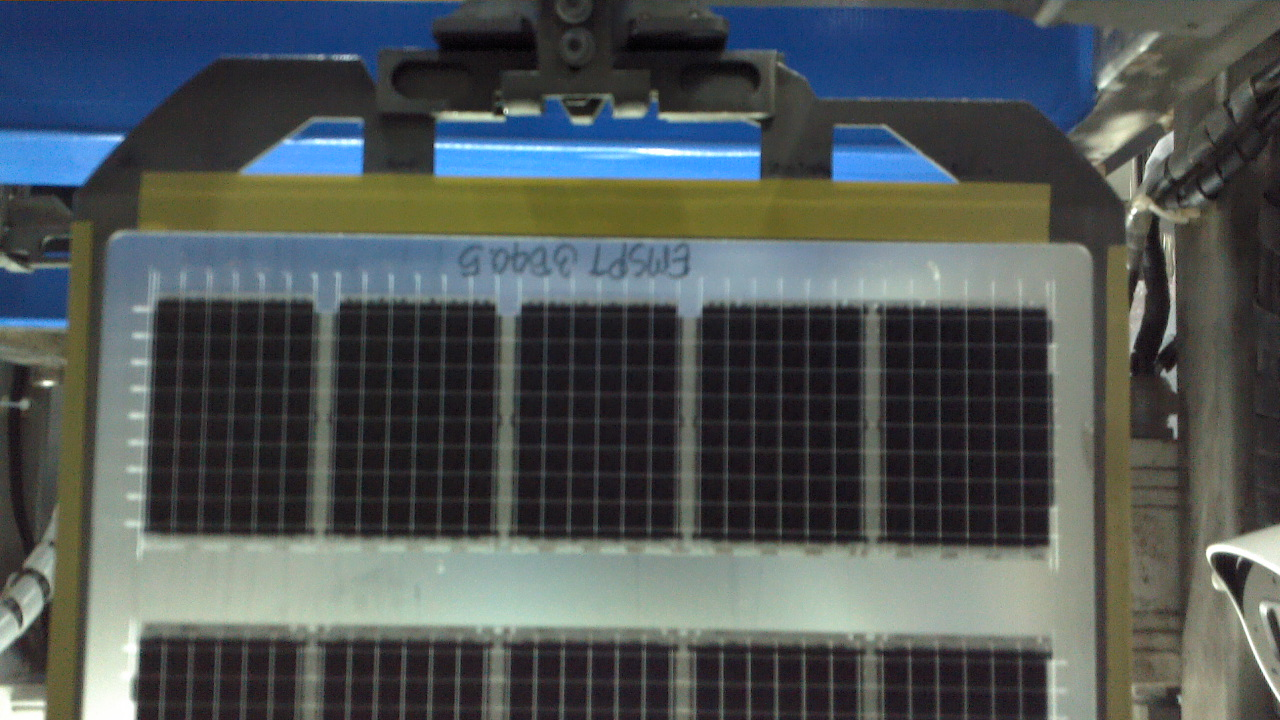
#> input picture e9.bmp, 1280 x 720 px
$ python frame_alinement.py ../../../e9.bmp ../../../e9.bmp
#> lines starting #> are read from the running program, lines starting #| are printed output that depends on the picture; after the words box and inside, x2 and y2 are one past the last pixel; in counts of white or black regions, pixels touching at a corner belong together
"""Part 1 - ALIGNMENT: build the reference from an EMPTY frame (no workpiece).

For every camera, take one empty frame where both clamps are clearly visible.
We find the 4 slots (2 rows x 2) and store each slot's centre, area, bbox and
contour. Part 2 (slot_detector.py) uses this file to decide OK / REJECT.

How a slot is recognised: it is a BRIGHT, SATURATED blue island (the blue plate
seen through the clamp) completely surrounded by the dark clamp body.
 * open slot      -> bright saturated blue (S ~ 175-230)
 * covered slot   -> dark navy (S ~ 105-140), so it is NOT picked up
That is why saturation (S >= 160), not brightness, is the key threshold.

Rows:  top  = FRONT clamp (nearer the camera)  -> round 2
       bot  = BACK  clamp (farther)            -> round 1
"""
import json
import logging
from dataclasses import dataclass, replace
from datetime import datetime
from pathlib import Path
from typing import Optional

import cv2 as cv
import numpy as np

logger = logging.getLogger(__name__)

OK, NO_FRAME, REF_NOT_CLEAR = "OK", "NO_FRAME", "REF_NOT_CLEAR"


@dataclass
class AlignConfig:
    lower_blue: tuple = (95, 160, 60)     # HSV (H, S, V). S>=160 separates open from covered
    upper_blue: tuple = (135, 255, 255)
    blur_ksize: int = 5
    open_ksize: int = 5
    area_min: float = 250                 # px, at 1920x1080
    area_max: float = 14000
    aspect_min: float = 1.3               # width / height of the slot
    aspect_max: float = 4.5
    ring: int = 10                        # px ring around the island
    dark_v: int = 100                     # ring pixels with V < this count as "dark clamp"
    ring_dark_min: float = 0.6            # island must be >= 60% enclosed by dark
    # where the clamps live (fractions of the image) - ignores slots-like things elsewhere
    zone_x: tuple = (0.26, 0.73)
    zone_y: tuple = (0.23, 0.58)
    row_split_gap: int = 100              # px between the two clamp rows


def find_islands(img: np.ndarray, cfg: AlignConfig) -> list:
    """Bright blue islands enclosed by dark metal. -> [{center, area, bbox, contour}]"""
    k = cfg.blur_ksize
    hsv = cv.cvtColor(cv.GaussianBlur(img, (k, k), 0), cv.COLOR_BGR2HSV)
    mask = cv.inRange(hsv, np.array(cfg.lower_blue), np.array(cfg.upper_blue))
    o = cfg.open_ksize
    mask = cv.morphologyEx(mask, cv.MORPH_OPEN,
                           cv.getStructuringElement(cv.MORPH_ELLIPSE, (o, o)))
    cnts, _ = cv.findContours(mask, cv.RETR_EXTERNAL, cv.CHAIN_APPROX_SIMPLE)
    dark = hsv[:, :, 2] < cfg.dark_v
    r, out = cfg.ring, []
    for c in cnts:
        area = float(cv.contourArea(c))
        x, y, w, h = cv.boundingRect(c)
        if not (cfg.area_min < area <= cfg.area_max) or h == 0:
            continue
        if not (cfg.aspect_min <= w / h <= cfg.aspect_max):
            continue
        m = np.zeros(mask.shape, np.uint8)
        cv.drawContours(m, [c], -1, 255, cv.FILLED)
        ring = cv.dilate(m, np.ones((2 * r + 1, 2 * r + 1), np.uint8)) & ~m
        if dark[ring > 0].mean() < cfg.ring_dark_min:
            continue                       # not surrounded by the clamp -> plate/background
        out.append({"center": (x + w // 2, y + h // 2), "area": area,
                    "bbox": (x, y, w, h), "contour": c})
    return out


class FrameINIT:
    def __init__(self, config=None, align_config: Optional[AlignConfig] = None,
                 save_dir: Optional[str] = None):
        """config: your project Config (optional). Reference files go to
        save_dir, else config.reference_dir, else ./refs"""
        self.cfg = replace(align_config) if align_config else AlignConfig()
        self.save_dir = Path(save_dir or getattr(config, "reference_dir", None) or "refs")

    def calibrate(self, image: np.ndarray, cam_id: str) -> dict:
        """-> {"status": OK, "reference": {...}} or {"status": REF_NOT_CLEAR, "candidates": ...}"""
        if image is None or getattr(image, "size", 0) == 0:
            return {"status": NO_FRAME}
        h, w = image.shape[:2]
        zx, zy = self.cfg.zone_x, self.cfg.zone_y
        isl = [i for i in find_islands(image, self.cfg)
               if zx[0] * w <= i["center"][0] <= zx[1] * w
               and zy[0] * h <= i["center"][1] <= zy[1] * h]

        rows = []                                           # cluster by y: top -> bottom
        for i in sorted(isl, key=lambda i: i["center"][1]):
            if rows and i["center"][1] - rows[-1][-1]["center"][1] <= self.cfg.row_split_gap:
                rows[-1].append(i)
            else:
                rows.append([i])
        if len(rows) != 2 or any(len(r) != 2 for r in rows):
            logger.warning("%s: need 2 rows x 2 slots, got %s", cam_id, [len(r) for r in rows])
            return {"status": REF_NOT_CLEAR,
                    "candidates": [(i["center"], int(i["area"])) for i in isl]}

        slots = {}
        for name, row in zip(("top", "bot"), rows):
            for side, i in zip(("L", "R"), sorted(row, key=lambda i: i["center"][0])):
                slots[f"{name}_{side}"] = {
                    "row": name, "center": list(i["center"]), "area": round(i["area"], 1),
                    "bbox": [int(v) for v in i["bbox"]],
                    "contour": i["contour"][:, 0, :].astype(int).tolist()}
        ref = {"cam_id": cam_id, "image_size": [int(w), int(h)],
               "created_at": datetime.now().isoformat(timespec="seconds"), "slots": slots}
        return {"status": OK, "reference": ref}

    def save_reference(self, ref: dict) -> Path:
        self.save_dir.mkdir(parents=True, exist_ok=True)
        p = self.save_dir / f"reference_{ref['cam_id']}.json"
        p.write_text(json.dumps(ref, indent=2), encoding="utf-8")
        return p

    @staticmethod
    def load_reference(path) -> dict:
        return json.loads(Path(path).read_text(encoding="utf-8"))

    @staticmethod
    def draw(image: np.ndarray, ref: dict) -> np.ndarray:
        vis = image.copy()
        for name, s in ref["slots"].items():
            cv.polylines(vis, [np.array(s["contour"], np.int32)], True, (0, 255, 0), 2)
            cv.putText(vis, name, (s["bbox"][0], s["bbox"][1] - 8),
                       cv.FONT_HERSHEY_SIMPLEX, 0.6, (0, 255, 0), 2)
        return vis


if __name__ == "__main__":
    import sys
    logging.basicConfig(level=logging.INFO)
    # python frame_alinement.py empty_cam_1.jpg cam_1
    img, cam = cv.imread(sys.argv[1]), sys.argv[2]
#> img is the input picture: shape (720, 1280, 3); mean B, G, R 86.6, 86, 79.3
#> cam = '../../../e9.bmp'
    f = FrameINIT()
    res = f.calibrate(img, cam)
#> in find_islands, `hsv = cv.cvtColor(cv.GaussianBlur(img, (k, k), 0), cv.COLOR_BGR2HSV)`: hsv: shape (720, 1280, 3); mean H, S, V 80.5, 57.9, 96
#> in find_islands, `mask = cv.inRange(hsv, np.array(cfg.lower_blue), np.array(cfg.upper_bl..`:
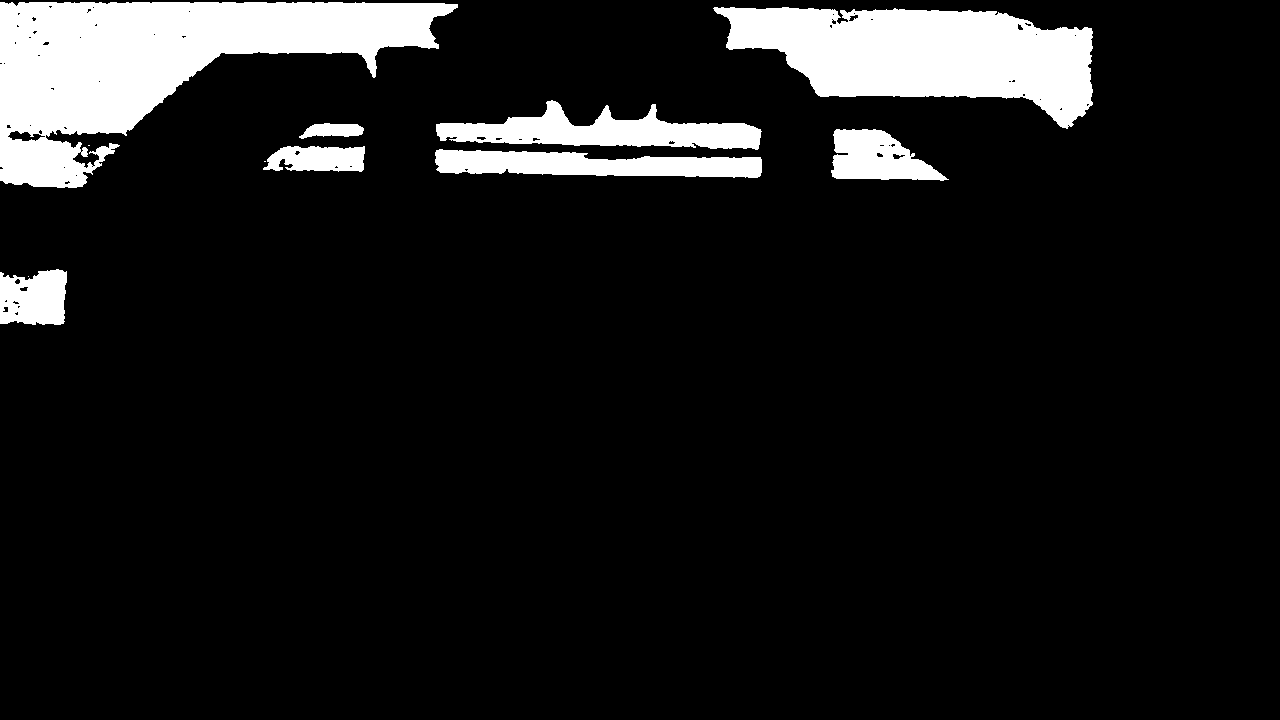
#> mask: shape (720, 1280); 10% white; 11 white regions (3 under 20 px), largest, box (x1, y1, x2, y2) and area: (0, 2, 458, 188) 40058, (713, 7, 1093, 129) 27978, (436, 100, 762, 150) 8007
#> in find_islands, `mask = cv.morphologyEx(mask, cv.MORPH_OPEN, cv.getStructuringElement(c..`:
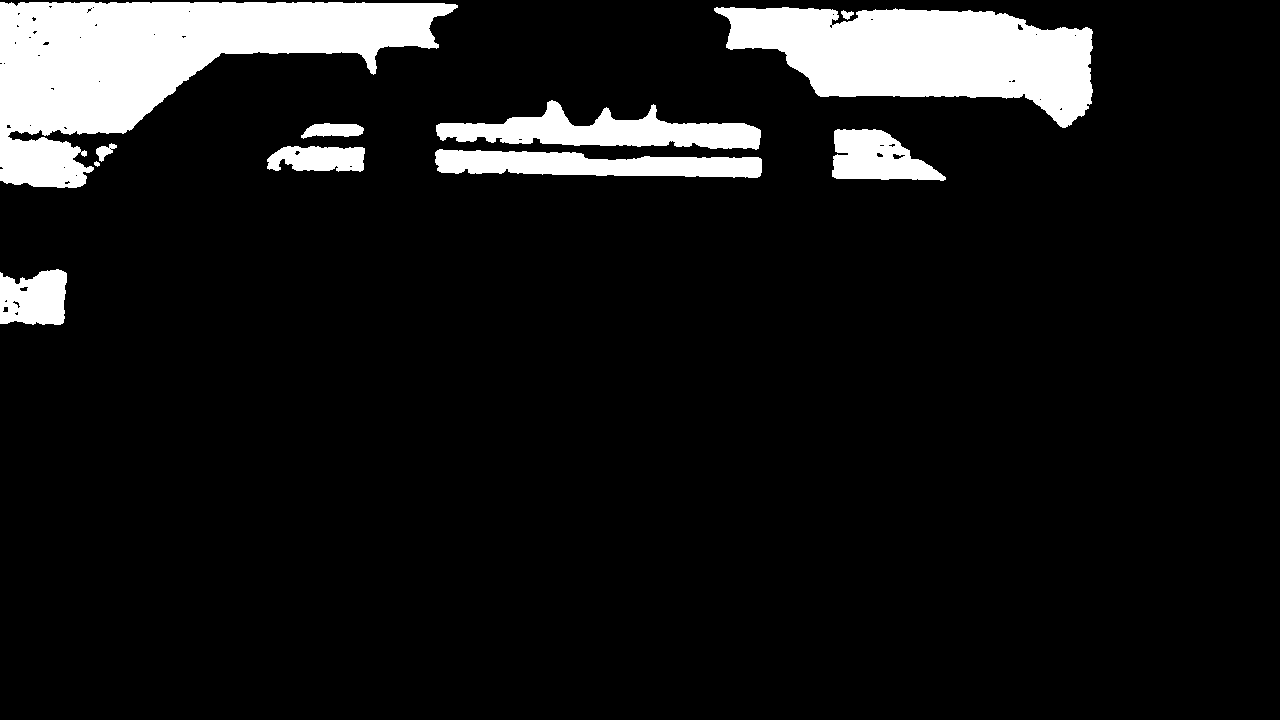
#> mask: shape (720, 1280); 10% white; 11 white regions
#> in find_islands, `cnts, _ = cv.findContours(mask, cv.RETR_EXTERNAL, cv.CHAIN_APPROX_SIMP..`: cnts = 11 contours, 1 with area under 20; largest, box (x1, y1, x2, y2) and area: (0, 2, 458, 188) 39014, (714, 7, 1093, 128) 27333, (436, 100, 761, 150) 7486, (435, 149, 762, 178) 6240, (832, 129, 946, 181) 3814
#> in find_islands, `dark = hsv[:, :, 2] < cfg.dark_v`:
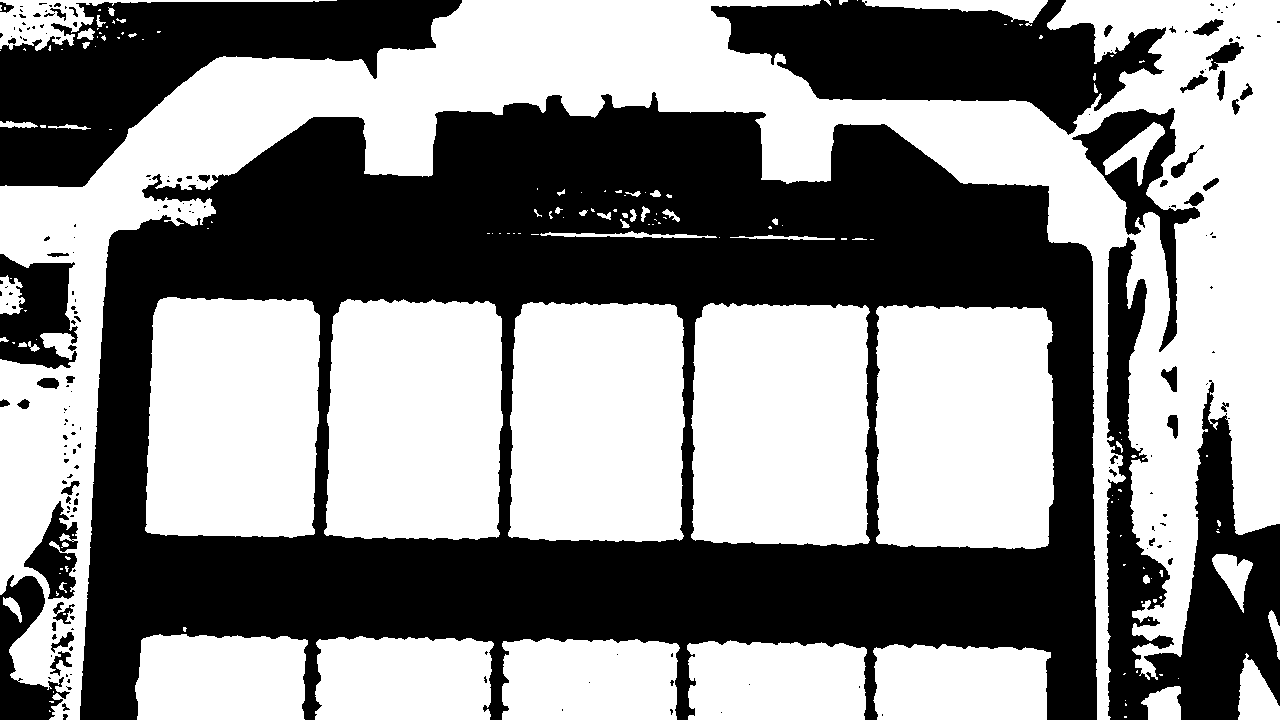
#> dark: shape (720, 1280) bool; 53.8% white; 184 black regions (133 under 20 px), largest, box (x1, y1, x2, y2) and area: (80, 92, 1097, 720) 294347, (0, 0, 462, 187) 38956, (1107, 237, 1280, 720) 33633
#> the loop in find_islands, `for c in cnts:` made 11 passes
#> (area, x, y, w, h) on passes 1, 3, 4, 5, 6, 7, 8, 9, 10, 11: (3044.5, 0, 269, 67, 56), (6240.5, 435, 149, 327, 29), (1948.5, 267, 146, 98, 26), (158, 96, 143, 21, 19), (3813.5, 832, 129, 114, 52), (621, 301, 123, 63, 16), (7486, 436, 100, 325, 50), (56, 841, 10, 13, 10), (27333, 714, 7, 379, 121), (39013.5, 0, 2, 458, 186)
#> after the loop in find_islands, `for c in cnts:`:
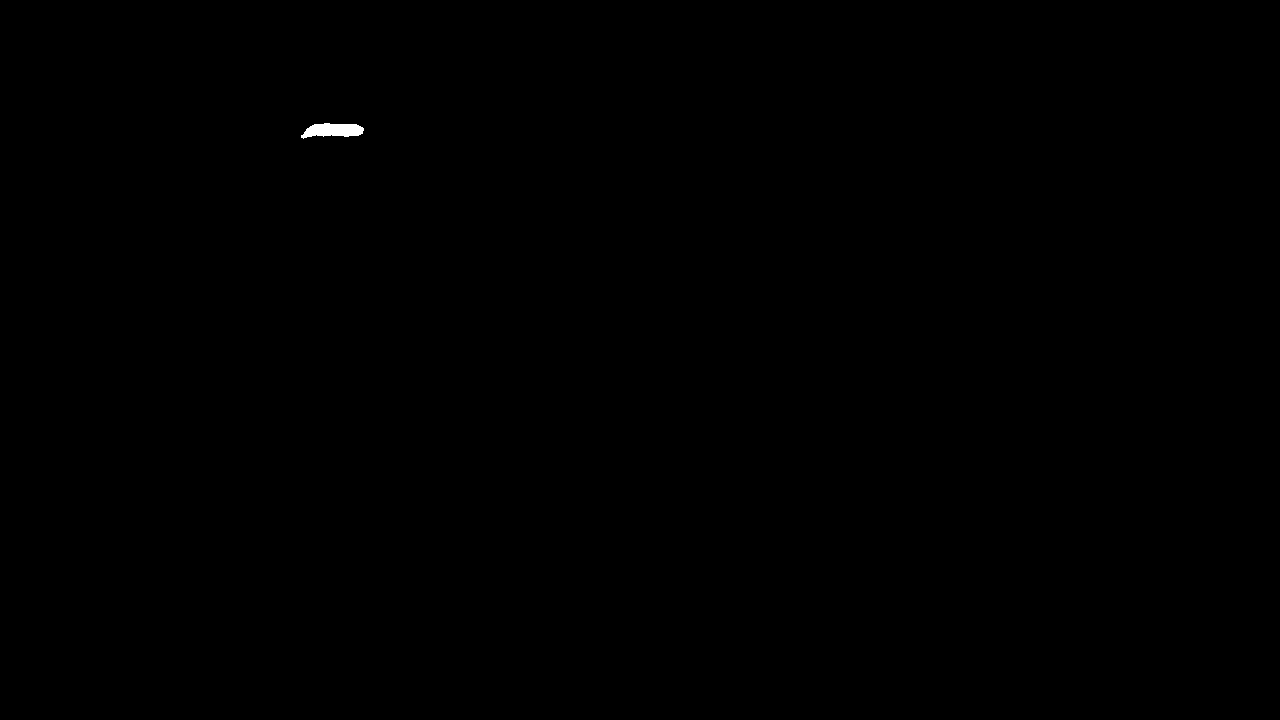
#> m: shape (720, 1280); 0.07% white; 1 white region, box (x1, y1, x2, y2) and area: (301, 123, 364, 139) 688
#> after the loop in find_islands, `for c in cnts:`: out = []
#> res = {'status': 'REF_NOT_CLEAR', 'candidates': []}
    if res["status"] != OK:
#> (the run stopped early here; a loop or call above may not have finished)
